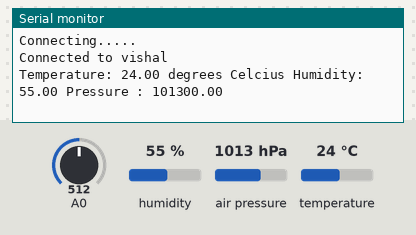
Simulated run of this sketch. Board: ESP8266 (NodeMCU). Parts: the last lines printed to the serial monitor. Inputs (shaded band) come from the test bench; at power-on: humidity 55 %, air pressure 1013 hPa, temperature 24 °C, A0 = 512. WiFi joins after 1.5 s; servers stay silent unless stated; web services answer with replies made up by the test bench.

Above: at 3.4 s.
3.5 s: humidity set to 22 %
14.7 s: air pressure set to 952 hPa
At 17.6 s:
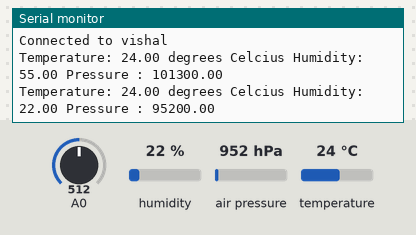
25.9 s: temperature set to 12 °C
At 33.5 s:
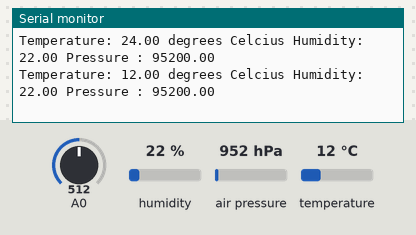
37.1 s: air pressure set to 975 hPa
At 48.2 s:
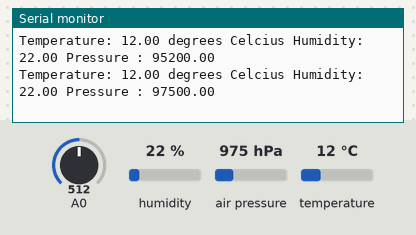
Timing chart, 0 to 49.3 s (numbered marks = the images above; inputs shaded):
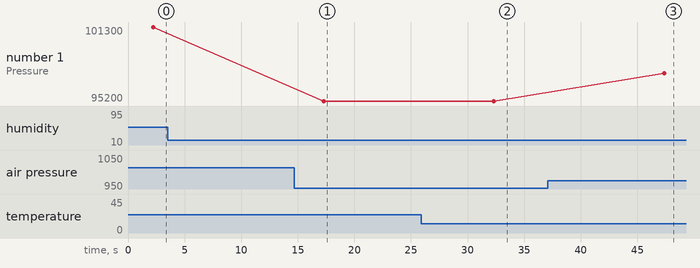

Measured:
- after the input at 14.7 s, the serial monitor: prints a new line after 2.6 s (image 1)
- after the input at 25.9 s, the serial monitor: prints a new line after 6.4 s (image 2)
- after the input at 37.1 s, the serial monitor: prints a new line after 10.3 s (image 3)
- plotted number 1: 101300 → 95200 after the input at 14.7 s, 95200 → 97500 after the input at 37.1 s

The sketch:

IoT_Weather_Station.ino
```cpp
#include <DHT.h>
#include <ESP8266WiFi.h>
#include<Wire.h>
#include<Adafruit_BMP085.h>

Adafruit_BMP085 bmp;                // Pressure Sensor

// API KEY //
String key = "EFYMIKU1DAXPJ3XH";
char ssid[] = "vishal";             // WiFi SSID
char pass[] = "password";           // WiFi Password

const char* api = "api.thingspeak.com";     // ThingSpeak Server API
#define DHTPIN D0

DHT dht(DHTPIN, DHT11, 15);         // DHT11 Initialization

WiFiClient node;

void setup() {
  Serial.begin(115200);
  dht.begin();
  bmp.begin();

  WiFi.begin(ssid, pass);
  Serial.print("Connecting...");
  while (WiFi.status() != WL_CONNECTED) {
    Serial.print(".");
    delay(1000);
  }

  Serial.println("");
  Serial.print("Connected to ");
  Serial.println(ssid);
  node.connect(api, 80);
}

void loop() {

  // Measuring Values //
  float humidity = dht.readHumidity();
  float temperature = dht.readTemperature();
  float pressure = bmp.readPressure();
  int rainReading = analogRead(A0);
  int range = map(rainReading, 0, 1023, 0, 3);


  // Transferring Values //
  if (node.connected()) {

    // Constructing the api body //
    String httpPost = key;
    httpPost +="&field1=";
    httpPost += String(temperature);
    httpPost +="&field2=";
    httpPost += String(humidity);
    httpPost += "&field3=";
    httpPost += String(pressure);
    httpPost += "&field4=";
    httpPost += String(range);
    httpPost += "\r\n\r\n";

    // Sending the values //
    node.print("POST /update HTTP/1.1\n");
    node.print("Host: api.thingspeak.com\n");
    node.print("Connection: close\n");
    node.print("X-THINGSPEAKAPIKEY: "+key+"\n");
    node.print("Content-Type: application/x-www-form-urlencoded\n");
    node.print("Content-Length: ");
    node.print(httpPost.length());
    node.print("\n\n");
    node.print(httpPost);

    // Printing on Serial Monitor //
    Serial.print("Temperature: ");
    Serial.print(temperature);
    Serial.print(" degrees Celcius Humidity: ");
    Serial.print(humidity);
    Serial.print(" Pressure : ");
    Serial.println(pressure);
  }

  delay(15000);       // 15 secs delay for thingspeak to get updated.
}
```
